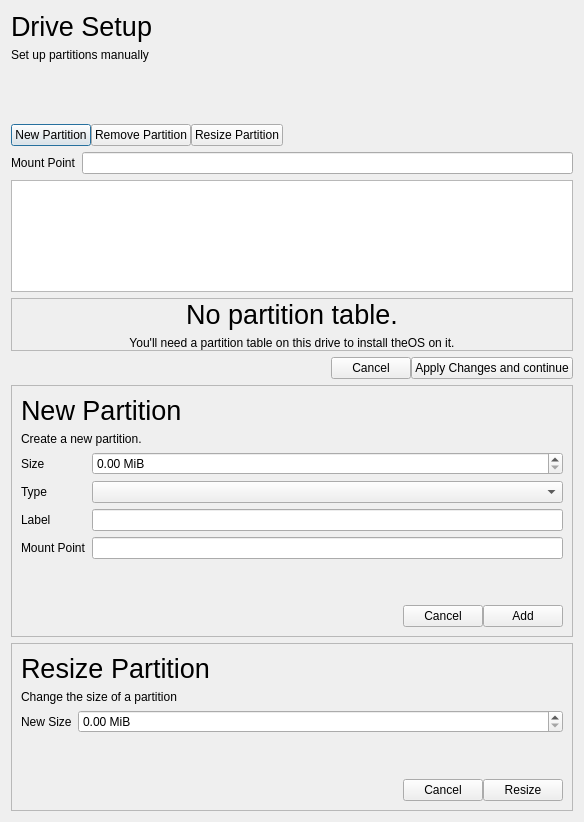
<?xml version="1.0" encoding="UTF-8"?>
<ui version="4.0">
 <class>PartitionWindow</class>
 <widget class="QDialog" name="PartitionWindow">
  <property name="geometry">
   <rect>
    <x>0</x>
    <y>0</y>
    <width>584</width>
    <height>822</height>
   </rect>
  </property>
  <property name="windowTitle">
   <string>Drive Setup</string>
  </property>
  <layout class="QVBoxLayout" name="verticalLayout">
   <item>
    <widget class="QLabel" name="label_7">
     <property name="font">
      <font>
       <pointsize>20</pointsize>
      </font>
     </property>
     <property name="text">
      <string>Drive Setup</string>
     </property>
    </widget>
   </item>
   <item>
    <widget class="QLabel" name="label_8">
     <property name="text">
      <string>Set up partitions manually</string>
     </property>
     <property name="wordWrap">
      <bool>true</bool>
     </property>
    </widget>
   </item>
   <item>
    <widget class="QFrame" name="MainFrame">
     <property name="frameShape">
      <enum>QFrame::NoFrame</enum>
     </property>
     <property name="frameShadow">
      <enum>QFrame::Raised</enum>
     </property>
     <layout class="QVBoxLayout" name="verticalLayout_4">
      <property name="leftMargin">
       <number>0</number>
      </property>
      <property name="topMargin">
       <number>0</number>
      </property>
      <property name="rightMargin">
       <number>0</number>
      </property>
      <property name="bottomMargin">
       <number>0</number>
      </property>
      <item>
       <widget class="QFrame" name="driveLayout">
        <property name="sizePolicy">
         <sizepolicy hsizetype="Expanding" vsizetype="Fixed">
          <horstretch>0</horstretch>
          <verstretch>0</verstretch>
         </sizepolicy>
        </property>
        <property name="minimumSize">
         <size>
          <width>0</width>
          <height>50</height>
         </size>
        </property>
        <property name="maximumSize">
         <size>
          <width>16777215</width>
          <height>50</height>
         </size>
        </property>
        <layout class="QHBoxLayout" name="horizontalLayout_3">
         <property name="leftMargin">
          <number>0</number>
         </property>
         <property name="topMargin">
          <number>0</number>
         </property>
         <property name="rightMargin">
          <number>0</number>
         </property>
         <property name="bottomMargin">
          <number>0</number>
         </property>
        </layout>
       </widget>
      </item>
      <item>
       <layout class="QHBoxLayout" name="horizontalLayout_2">
        <property name="spacing">
         <number>0</number>
        </property>
        <item>
         <widget class="QPushButton" name="newPartition">
          <property name="text">
           <string>New Partition</string>
          </property>
          <property name="icon">
           <iconset theme="list-add">
            <normaloff>.</normaloff>.</iconset>
          </property>
         </widget>
        </item>
        <item>
         <widget class="QPushButton" name="removePartition">
          <property name="text">
           <string>Remove Partition</string>
          </property>
          <property name="icon">
           <iconset theme="edit-delete">
            <normaloff>.</normaloff>.</iconset>
          </property>
         </widget>
        </item>
        <item>
         <widget class="QPushButton" name="resizePartition">
          <property name="text">
           <string>Resize Partition</string>
          </property>
          <property name="icon">
           <iconset theme="go-last">
            <normaloff>.</normaloff>.</iconset>
          </property>
         </widget>
        </item>
        <item>
         <spacer name="horizontalSpacer_2">
          <property name="orientation">
           <enum>Qt::Horizontal</enum>
          </property>
          <property name="sizeHint" stdset="0">
           <size>
            <width>40</width>
            <height>20</height>
           </size>
          </property>
         </spacer>
        </item>
       </layout>
      </item>
      <item>
       <layout class="QGridLayout" name="gridLayout">
        <item row="0" column="0">
         <widget class="QLabel" name="label">
          <property name="text">
           <string>Mount Point</string>
          </property>
         </widget>
        </item>
        <item row="0" column="1">
         <widget class="QLineEdit" name="mountPoint"/>
        </item>
       </layout>
      </item>
      <item>
       <widget class="QListWidget" name="listWidget"/>
      </item>
     </layout>
    </widget>
   </item>
   <item>
    <widget class="QFrame" name="partitionTableRequiredFrame">
     <property name="frameShape">
      <enum>QFrame::StyledPanel</enum>
     </property>
     <property name="frameShadow">
      <enum>QFrame::Raised</enum>
     </property>
     <layout class="QVBoxLayout" name="verticalLayout_5">
      <property name="leftMargin">
       <number>0</number>
      </property>
      <property name="topMargin">
       <number>0</number>
      </property>
      <property name="rightMargin">
       <number>0</number>
      </property>
      <property name="bottomMargin">
       <number>0</number>
      </property>
      <item>
       <spacer name="verticalSpacer_3">
        <property name="orientation">
         <enum>Qt::Vertical</enum>
        </property>
        <property name="sizeHint" stdset="0">
         <size>
          <width>20</width>
          <height>40</height>
         </size>
        </property>
       </spacer>
      </item>
      <item>
       <widget class="QLabel" name="label_13">
        <property name="font">
         <font>
          <pointsize>20</pointsize>
         </font>
        </property>
        <property name="text">
         <string>No partition table.</string>
        </property>
        <property name="alignment">
         <set>Qt::AlignCenter</set>
        </property>
       </widget>
      </item>
      <item>
       <widget class="QLabel" name="noPartitionTableExplanation">
        <property name="text">
         <string notr="true">You'll need a partition table on this drive to install theOS on it.</string>
        </property>
        <property name="alignment">
         <set>Qt::AlignCenter</set>
        </property>
       </widget>
      </item>
      <item>
       <spacer name="verticalSpacer_4">
        <property name="orientation">
         <enum>Qt::Vertical</enum>
        </property>
        <property name="sizeHint" stdset="0">
         <size>
          <width>20</width>
          <height>40</height>
         </size>
        </property>
       </spacer>
      </item>
     </layout>
    </widget>
   </item>
   <item>
    <layout class="QHBoxLayout" name="horizontalLayout">
     <property name="spacing">
      <number>0</number>
     </property>
     <item>
      <spacer name="horizontalSpacer">
       <property name="orientation">
        <enum>Qt::Horizontal</enum>
       </property>
       <property name="sizeHint" stdset="0">
        <size>
         <width>40</width>
         <height>20</height>
        </size>
       </property>
      </spacer>
     </item>
     <item>
      <widget class="QPushButton" name="pushButton_2">
       <property name="text">
        <string>Cancel</string>
       </property>
       <property name="icon">
        <iconset theme="dialog-cancel">
         <normaloff>.</normaloff>.</iconset>
       </property>
      </widget>
     </item>
     <item>
      <widget class="QPushButton" name="pushButton">
       <property name="text">
        <string>Apply Changes and continue</string>
       </property>
       <property name="icon">
        <iconset theme="dialog-ok">
         <normaloff>.</normaloff>.</iconset>
       </property>
      </widget>
     </item>
    </layout>
   </item>
   <item>
    <widget class="QFrame" name="newPartitionFrame">
     <property name="autoFillBackground">
      <bool>true</bool>
     </property>
     <property name="frameShape">
      <enum>QFrame::StyledPanel</enum>
     </property>
     <property name="frameShadow">
      <enum>QFrame::Raised</enum>
     </property>
     <layout class="QVBoxLayout" name="verticalLayout_2">
      <item>
       <widget class="QLabel" name="label_10">
        <property name="font">
         <font>
          <pointsize>20</pointsize>
         </font>
        </property>
        <property name="text">
         <string>New Partition</string>
        </property>
       </widget>
      </item>
      <item>
       <widget class="QLabel" name="label_9">
        <property name="text">
         <string>Create a new partition.</string>
        </property>
        <property name="wordWrap">
         <bool>true</bool>
        </property>
       </widget>
      </item>
      <item>
       <layout class="QGridLayout" name="gridLayout_2">
        <item row="0" column="1">
         <widget class="QDoubleSpinBox" name="newPartitionSize">
          <property name="sizePolicy">
           <sizepolicy hsizetype="Expanding" vsizetype="Fixed">
            <horstretch>0</horstretch>
            <verstretch>0</verstretch>
           </sizepolicy>
          </property>
          <property name="suffix">
           <string> MiB</string>
          </property>
         </widget>
        </item>
        <item row="0" column="0">
         <widget class="QLabel" name="label_2">
          <property name="text">
           <string>Size</string>
          </property>
         </widget>
        </item>
        <item row="3" column="0">
         <widget class="QLabel" name="label_4">
          <property name="text">
           <string>Mount Point</string>
          </property>
         </widget>
        </item>
        <item row="1" column="0">
         <widget class="QLabel" name="label_3">
          <property name="text">
           <string>Type</string>
          </property>
         </widget>
        </item>
        <item row="3" column="1">
         <widget class="QLineEdit" name="newPartitionMount"/>
        </item>
        <item row="1" column="1">
         <widget class="QComboBox" name="newPartitionType"/>
        </item>
        <item row="2" column="0">
         <widget class="QLabel" name="label_5">
          <property name="text">
           <string>Label</string>
          </property>
         </widget>
        </item>
        <item row="2" column="1">
         <widget class="QLineEdit" name="newPartitionLabel"/>
        </item>
       </layout>
      </item>
      <item>
       <spacer name="verticalSpacer_2">
        <property name="orientation">
         <enum>Qt::Vertical</enum>
        </property>
        <property name="sizeHint" stdset="0">
         <size>
          <width>20</width>
          <height>40</height>
         </size>
        </property>
       </spacer>
      </item>
      <item>
       <layout class="QHBoxLayout" name="horizontalLayout_4">
        <property name="spacing">
         <number>0</number>
        </property>
        <item>
         <spacer name="horizontalSpacer_3">
          <property name="orientation">
           <enum>Qt::Horizontal</enum>
          </property>
          <property name="sizeHint" stdset="0">
           <size>
            <width>40</width>
            <height>20</height>
           </size>
          </property>
         </spacer>
        </item>
        <item>
         <widget class="QPushButton" name="newPartitionCancel">
          <property name="text">
           <string>Cancel</string>
          </property>
          <property name="icon">
           <iconset theme="dialog-cancel">
            <normaloff>.</normaloff>.</iconset>
          </property>
         </widget>
        </item>
        <item>
         <widget class="QPushButton" name="newPartitionAdd">
          <property name="text">
           <string>Add</string>
          </property>
          <property name="icon">
           <iconset theme="list-add">
            <normaloff>.</normaloff>.</iconset>
          </property>
         </widget>
        </item>
       </layout>
      </item>
     </layout>
    </widget>
   </item>
   <item>
    <widget class="QFrame" name="resizePartitionFrame">
     <property name="autoFillBackground">
      <bool>true</bool>
     </property>
     <property name="frameShape">
      <enum>QFrame::StyledPanel</enum>
     </property>
     <property name="frameShadow">
      <enum>QFrame::Raised</enum>
     </property>
     <layout class="QVBoxLayout" name="verticalLayout_3">
      <item>
       <widget class="QLabel" name="label_11">
        <property name="font">
         <font>
          <pointsize>20</pointsize>
         </font>
        </property>
        <property name="text">
         <string>Resize Partition</string>
        </property>
       </widget>
      </item>
      <item>
       <widget class="QLabel" name="label_12">
        <property name="text">
         <string>Change the size of a partition</string>
        </property>
        <property name="wordWrap">
         <bool>true</bool>
        </property>
       </widget>
      </item>
      <item>
       <layout class="QHBoxLayout" name="horizontalLayout_6">
        <property name="bottomMargin">
         <number>0</number>
        </property>
        <item>
         <widget class="QLabel" name="label_6">
          <property name="text">
           <string>New Size</string>
          </property>
         </widget>
        </item>
        <item>
         <widget class="QDoubleSpinBox" name="resizePartitionSize">
          <property name="sizePolicy">
           <sizepolicy hsizetype="Expanding" vsizetype="Fixed">
            <horstretch>0</horstretch>
            <verstretch>0</verstretch>
           </sizepolicy>
          </property>
          <property name="suffix">
           <string> MiB</string>
          </property>
         </widget>
        </item>
       </layout>
      </item>
      <item>
       <spacer name="verticalSpacer">
        <property name="orientation">
         <enum>Qt::Vertical</enum>
        </property>
        <property name="sizeHint" stdset="0">
         <size>
          <width>20</width>
          <height>40</height>
         </size>
        </property>
       </spacer>
      </item>
      <item>
       <layout class="QHBoxLayout" name="horizontalLayout_5">
        <property name="spacing">
         <number>0</number>
        </property>
        <item>
         <spacer name="horizontalSpacer_4">
          <property name="orientation">
           <enum>Qt::Horizontal</enum>
          </property>
          <property name="sizeHint" stdset="0">
           <size>
            <width>40</width>
            <height>20</height>
           </size>
          </property>
         </spacer>
        </item>
        <item>
         <widget class="QPushButton" name="resizePartitionCancel">
          <property name="text">
           <string>Cancel</string>
          </property>
          <property name="icon">
           <iconset theme="dialog-cancel">
            <normaloff>.</normaloff>.</iconset>
          </property>
         </widget>
        </item>
        <item>
         <widget class="QPushButton" name="resizePartitionButton">
          <property name="text">
           <string>Resize</string>
          </property>
          <property name="icon">
           <iconset theme="go-last">
            <normaloff>.</normaloff>.</iconset>
          </property>
         </widget>
        </item>
       </layout>
      </item>
     </layout>
    </widget>
   </item>
  </layout>
 </widget>
 <resources/>
 <connections/>
</ui>
